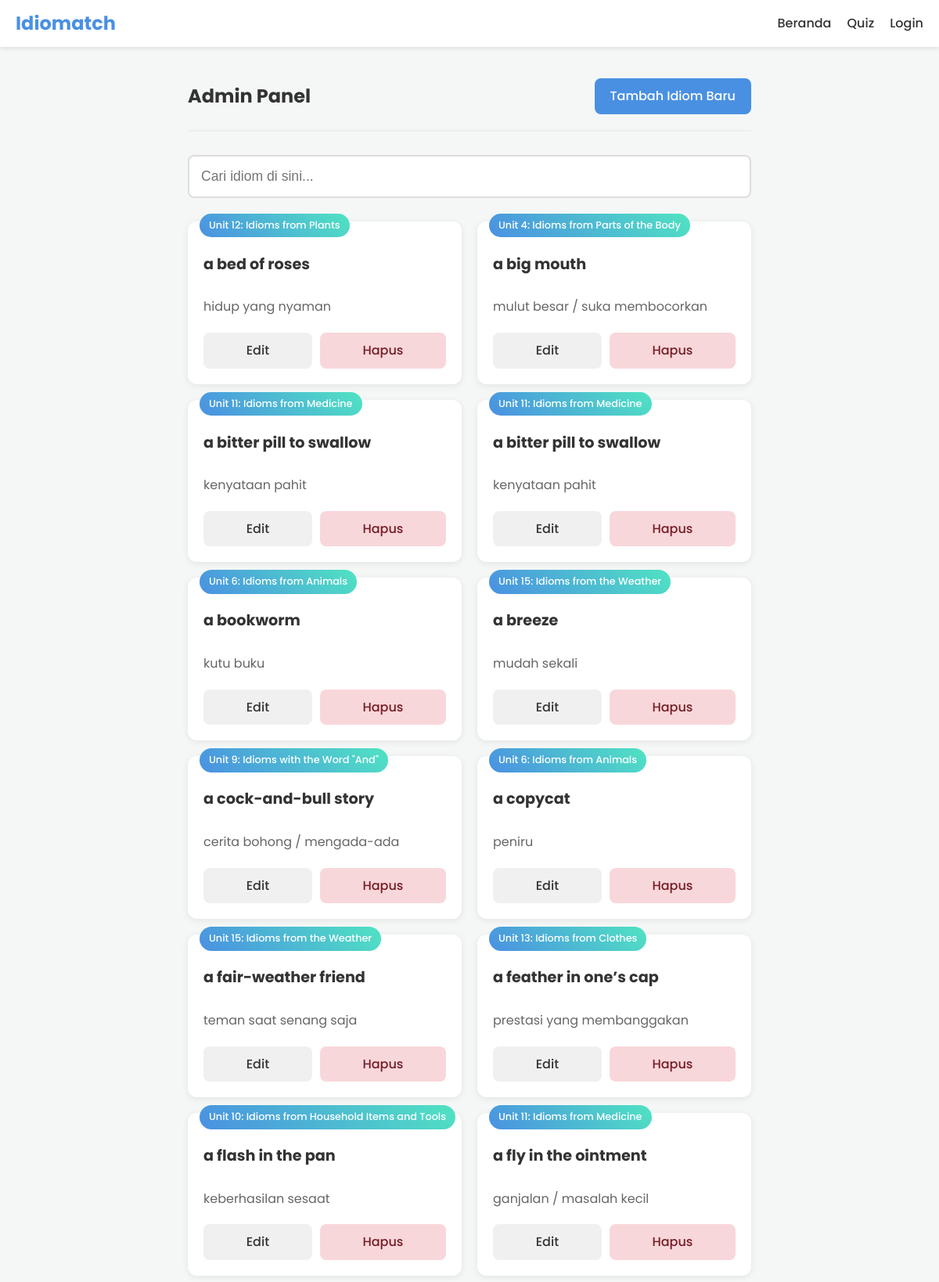
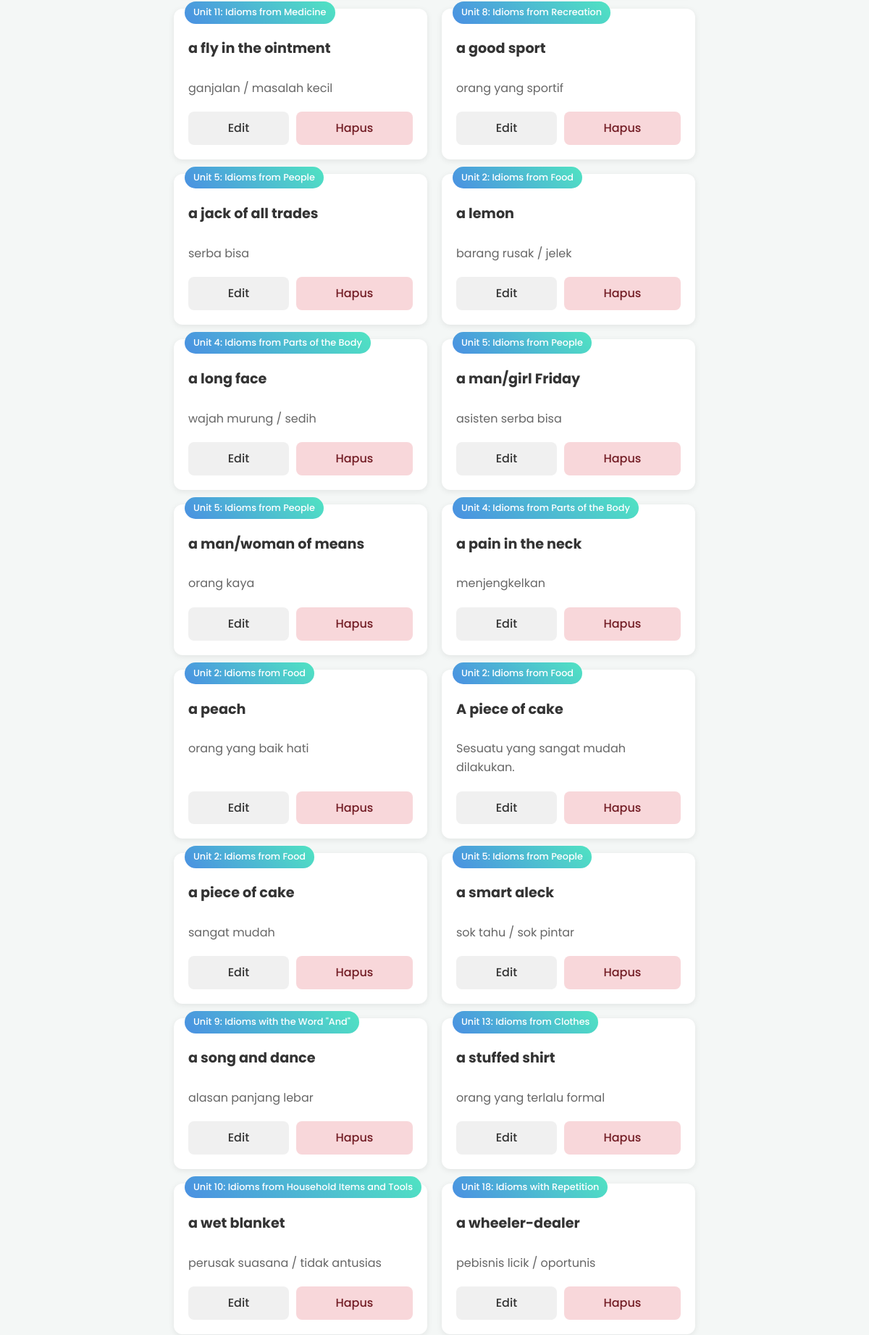
/admin.php (signed in, upper part), run on the app's committed database (2 pictures, top to bottom).
### tables this page shows
CREATE TABLE IF NOT EXISTS `idioms` (
  `id` int NOT NULL AUTO_INCREMENT,
  `unit_id` int NOT NULL,
  `idiom` varchar(255) NOT NULL,
  `meaning_id` text NOT NULL,
  `example_sentence` text NOT NULL,
  `sentence_translation` text NOT NULL,
  `example_conversation` text NOT NULL,
  PRIMARY KEY (`id`),
  KEY `unit_id` (`unit_id`),
  CONSTRAINT `idioms_ibfk_1` FOREIGN KEY (`unit_id`) REFERENCES `units` (`id`) ON DELETE CASCADE ON UPDATE CASCADE
);

CREATE TABLE IF NOT EXISTS `units` (
  `id` int NOT NULL AUTO_INCREMENT,
  `name` varchar(100) NOT NULL,
  PRIMARY KEY (`id`)
);

### admin.php (the view, shortened to what this page needs)
<?php
require_once 'includes/db.php';
$sql = "SELECT i.id, i.idiom, i.meaning_id, u.name
        FROM idioms i
        LEFT JOIN units u ON i.unit_id = u.id
        ORDER BY i.idiom ASC";
$result = $conn->query($sql);
$idioms = [];
if ($result->num_rows > 0) {
    while($row = $result->fetch_assoc()) {
        $idioms[] = $row;
    }
}
require_once 'includes/header.php';
?>
<main>
    <section class="admin-section">
        <div class="admin-header">
            <h1>Admin Panel</h1>
            <div class="admin-actions">
                <a href="add_idiom.php" class="btn-admin-action btn-add">Tambah Idiom Baru</a>
            </div>
        </div>
        <div class="admin-search-bar">
            <input type="text" id="adminSearchInput" placeholder="Cari idiom di sini...">
        </div>
        <div class="idiom-grid">
            <?php if (!empty($idioms)): ?>
                <?php foreach ($idioms as $idiom): ?>
                    <div class="admin-idiom-card" data-searchable-text="<?= strtolower(htmlspecialchars($idiom['idiom'] . ' ' . $idiom['meaning_id'])); ?>">
                        <div class="card-unit-tag"><?= htmlspecialchars($idiom['name'] ?: 'Tanpa Unit'); ?></div>
                        <h3 class="card-idiom-title"><?= htmlspecialchars($idiom['idiom']); ?></h3>
                        <p class="card-idiom-meaning"><?= htmlspecialchars($idiom['meaning_id']); ?></p>
                        <div class="card-actions">
                            <a href="edit_idiom.php?id=<?= $idiom['id']; ?>" class="btn-card-action btn-edit">Edit</a>
                            <a href="delete_idiom.php?id=<?= $idiom['id']; ?>" class="btn-card-action btn-delete" onclick="return confirm('Anda yakin ingin menghapus idiom ini?');">Hapus</a>
                        </div>
                    </div>
                <?php endforeach; ?>
            <?php else: ?>
                <p>Belum ada idiom di database. Silakan tambahkan idiom baru.</p>
            <?php endif; ?>
        </div>
    </section>
</main>
<?php
require_once 'includes/footer.php';
?>

### css/style.css (style rules this page uses)
*, *::before, *::after { box-sizing: border-box; }
:root { --primary-color: #4A90E2; --secondary-color: #50E3C2; --background-color: #f4f7f6; --text-color: #333; --card-bg-color: #ffffff; --shadow: 0 4px 15px rgba(0, 0, 0, 0.08); --border-radius: 12px; }
body { font-family: 'Poppins', sans-serif; margin: 0; background-color: var(--background-color); color: var(--text-color); line-height: 1.6; }
.admin-section { max-width: 1200px; margin: 0 auto; padding: 20px; }
.admin-header { display: flex; justify-content: space-between; align-items: center; flex-wrap: wrap; gap: 20px; border-bottom: 2px solid #eee; padding-bottom: 20px; margin-bottom: 30px; }
.admin-header h1 { margin: 0; color: var(--text-color); }
.admin-actions .btn-admin-action { padding: 10px 20px; text-decoration: none; color: white; border-radius: 8px; font-weight: 500; transition: background-color 0.3s ease, transform 0.2s ease; display: inline-block; }
.btn-admin-action.btn-add { background-color: var(--primary-color); }
.admin-search-bar input { width: 100%; padding: 15px; font-size: 1.1rem; border: 2px solid #ddd; border-radius: 8px; margin-bottom: 30px; box-sizing: border-box; }
.idiom-grid { display: grid; grid-template-columns: repeat(auto-fill, minmax(300px, 1fr)); gap: 20px; }
.admin-idiom-card { background-color: white; border-radius: var(--border-radius); box-shadow: 0 2px 8px rgba(0,0,0,0.08); padding: 20px; position: relative; display: flex; flex-direction: column; }
.card-unit-tag { position: absolute; top: -10px; left: 15px; background: linear-gradient(45deg, var(--primary-color), var(--secondary-color)); color: white; padding: 5px 12px; border-radius: 20px; font-size: 0.8rem; font-weight: 500; }
.card-idiom-title { margin-top: 20px; margin-bottom: 10px; font-size: 1.2rem; }
.card-idiom-meaning { color: #666; flex-grow: 1; margin-bottom: 20px; }
.card-actions { display: flex; gap: 10px; margin-top: auto; }
.btn-card-action { flex-grow: 1; text-align: center; padding: 10px; text-decoration: none; border-radius: 8px; font-weight: 500; transition: background-color 0.3s ease; }
.btn-edit { background-color: #f0f0f0; color: #333; }
.btn-delete { background-color: #f8d7da; color: #721c24; }

### data on the page
idioms: unit.name "Unit 12: Idioms from Plants", idiom "a bed of roses", meaning "hidup yang nyaman"
idioms: unit.name "Unit 4: Idioms from Parts of the Body", idiom "a big mouth", meaning "mulut besar / suka membocorkan"
idioms: unit.name "Unit 11: Idioms from Medicine", idiom "a bitter pill to swallow", meaning "kenyataan pahit"
idioms: unit.name "Unit 11: Idioms from Medicine", idiom "a bitter pill to swallow", meaning "kenyataan pahit"
idioms: unit.name "Unit 6: Idioms from Animals", idiom "a bookworm", meaning "kutu buku"
idioms: unit.name "Unit 15: Idioms from the Weather", idiom "a breeze", meaning "mudah sekali"
idioms: unit.name "Unit 9: Idioms with the Word \"And\"", idiom "a cock-and-bull story", meaning "cerita bohong / mengada-ada"
idioms: unit.name "Unit 6: Idioms from Animals", idiom "a copycat", meaning "peniru"
idioms: unit.name "Unit 15: Idioms from the Weather", idiom "a fair-weather friend", meaning "teman saat senang saja"
idioms: unit.name "Unit 13: Idioms from Clothes", idiom "a feather in one’s cap", meaning "prestasi yang membanggakan"
idioms: unit.name "Unit 10: Idioms from Household Items and Tools", idiom "a flash in the pan", meaning "keberhasilan sesaat"
idioms: unit.name "Unit 11: Idioms from Medicine", idiom "a fly in the ointment", meaning "ganjalan / masalah kecil"
idioms: unit.name "Unit 11: Idioms from Medicine", idiom "a fly in the ointment", meaning "ganjalan / masalah kecil"
idioms: unit.name "Unit 8: Idioms from Recreation", idiom "a good sport", meaning "orang yang sportif"
idioms: unit.name "Unit 5: Idioms from People", idiom "a jack of all trades", meaning "serba bisa"
idioms: unit.name "Unit 2: Idioms from Food", idiom "a lemon", meaning "barang rusak / jelek"
idioms: unit.name "Unit 4: Idioms from Parts of the Body", idiom "a long face", meaning "wajah murung / sedih"
idioms: unit.name "Unit 5: Idioms from People", idiom "a man/girl Friday", meaning "asisten serba bisa"
idioms: unit.name "Unit 5: Idioms from People", idiom "a man/woman of means", meaning "orang kaya"
idioms: unit.name "Unit 4: Idioms from Parts of the Body", idiom "a pain in the neck", meaning "menjengkelkan"
idioms: unit.name "Unit 2: Idioms from Food", idiom "a peach", meaning "orang yang baik hati"
idioms: unit.name "Unit 2: Idioms from Food", idiom "A piece of cake", meaning "Sesuatu yang sangat mudah dilakukan."
idioms: unit.name "Unit 2: Idioms from Food", idiom "a piece of cake", meaning "sangat mudah"
idioms: unit.name "Unit 5: Idioms from People", idiom "a smart aleck", meaning "sok tahu / sok pintar"
idioms: unit.name "Unit 9: Idioms with the Word \"And\"", idiom "a song and dance", meaning "alasan panjang lebar"
idioms: unit.name "Unit 13: Idioms from Clothes", idiom "a stuffed shirt", meaning "orang yang terlalu formal"
idioms: unit.name "Unit 10: Idioms from Household Items and Tools", idiom "a wet blanket", meaning "perusak suasana / tidak antusias"
idioms: unit.name "Unit 18: Idioms with Repetition", idiom "a wheeler-dealer", meaning "pebisnis licik / oportunis"
